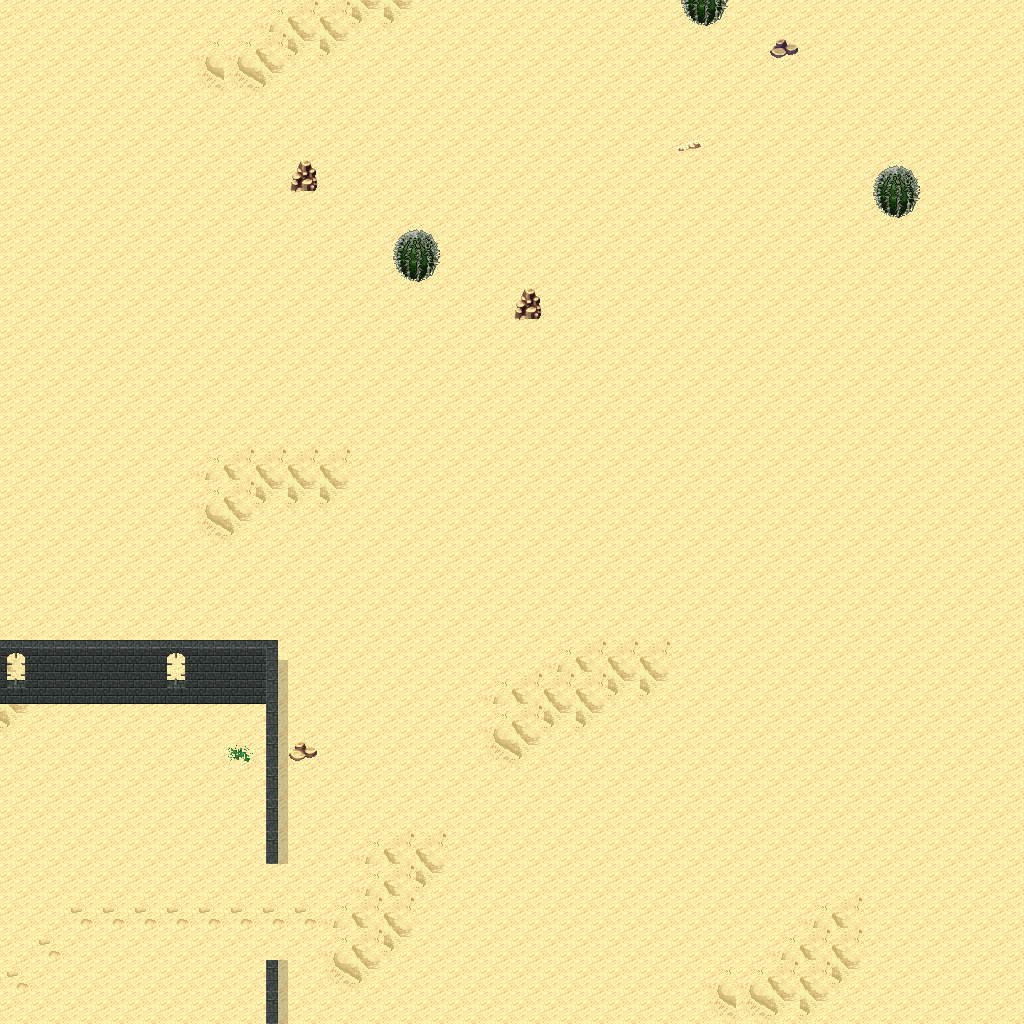

The image is a tile-based game level rendered from a .tmx file. Its description and source (layers, tilesets, objects; grid data summarised) follow:
An orthogonal 32x32 tile map with 32x32 px tiles, 5 tile layers (Ground, Objects, Objects2, Above, ...), 1 hidden layer not drawn, 16 tilesets.

<map version="1.10" tiledversion="1.11.0" orientation="orthogonal" renderorder="right-down" width="32" height="32" tilewidth="32" tileheight="32" infinite="0" nextlayerid="11" nextobjectid="1">
 <tileset firstgid="1" name="logic_collision" tilewidth="32" tileheight="32" tilecount="1" columns="1">
  <image source="../drawable/logic_collision.png" width="32" height="32" />
 </tileset>
 <tileset firstgid="2" name="ground_ground" tilewidth="32" tileheight="32" tilecount="33" columns="3">
  <image source="../drawable/ground_ground.png" width="96" height="352" />
 </tileset>
 <tileset firstgid="35" name="terrain_desert" tilewidth="32" tileheight="32" tilecount="88" columns="8">
  <image source="../drawable/terrain_desert.png" width="256" height="352" />
 </tileset>
 <tileset firstgid="123" name="ground_sand_edges" tilewidth="32" tileheight="32" tilecount="15" columns="5">
  <image source="../drawable/ground_sand_edges.png" width="160" height="96" />
 </tileset>
 <tileset firstgid="138" name="ground_sand_2" tilewidth="32" tileheight="32" tilecount="15" columns="5">
  <image source="../drawable/ground_sand_2.png" width="160" height="96" />
 </tileset>
 <tileset firstgid="153" name="building_stone_ruins" tilewidth="32" tileheight="32" tilecount="72" columns="6">
  <image source="../drawable/building_stone_ruins.png" width="192" height="384" />
 </tileset>
 <tileset firstgid="225" name="item_statue_blackened_column" tilewidth="32" tileheight="32" tilecount="4" columns="1">
  <image source="../drawable/item_statue_blackened_column.png" width="32" height="128" />
 </tileset>
 <tileset firstgid="229" name="item_statue_skull_carving" tilewidth="32" tileheight="32" tilecount="4" columns="2">
  <image source="../drawable/item_statue_skull_carving.png" width="64" height="64" />
 </tileset>
 <tileset firstgid="233" name="item_statue_skullpedestal" tilewidth="32" tileheight="32" tilecount="2" columns="1">
  <image source="../drawable/item_statue_skullpedestal.png" width="32" height="64" />
 </tileset>
 <tileset firstgid="235" name="plant_tree_banana_tree" tilewidth="32" tileheight="32" tilecount="40" columns="4">
  <image source="../drawable/plant_tree_banana_tree.png" width="128" height="320" />
 </tileset>
 <tileset firstgid="275" name="plant_tree_palm_tree" tilewidth="32" tileheight="32" tilecount="6" columns="2">
  <image source="../drawable/plant_tree_palm_tree.png" width="64" height="96" />
 </tileset>
 <tileset firstgid="281" name="plant_tree_palm_trees" tilewidth="32" tileheight="32" tilecount="40" columns="4">
  <image source="../drawable/plant_tree_palm_trees.png" width="128" height="320" />
 </tileset>
 <tileset firstgid="321" name="plant_bush_large_green" tilewidth="32" tileheight="32" tilecount="9" columns="3">
  <image source="../drawable/plant_bush_large_green.png" width="96" height="96" />
 </tileset>
 <tileset firstgid="330" name="plant_cactus" tilewidth="32" tileheight="32" tilecount="2" columns="1">
  <image source="../drawable/plant_cactus.png" width="32" height="64" />
 </tileset>
 <tileset firstgid="332" name="plant_lily_pads" tilewidth="32" tileheight="32" tilecount="2" columns="1">
  <image source="../drawable/plant_lily_pads.png" width="32" height="64" />
 </tileset>
 <tileset firstgid="334" name="plant_round_cactuses" tilewidth="32" tileheight="32" tilecount="20" columns="10">
  <image source="../drawable/plant_round_cactuses.png" width="320" height="64" />
 </tileset>
 <layer id="1" name="Ground" width="32" height="32">
  <data>[1024 cells, 1024 non-empty, 7 distinct tile ids]</data>
 </layer>
 <layer id="2" name="Objects" width="32" height="32">
  <data>[1024 cells, 27 non-empty, 10 distinct tile ids]</data>
 </layer>
 <layer id="3" name="Objects2" width="32" height="32">
  <data>[1024 cells, 0 non-empty, 0 distinct tile ids]</data>
 </layer>
 <layer id="4" name="Above" width="32" height="32">
  <data>[1024 cells, 13 non-empty, 5 distinct tile ids]</data>
 </layer>
 <layer id="5" name="Above2" width="32" height="32">
  <data>[1024 cells, 0 non-empty, 0 distinct tile ids]</data>
 </layer>
 <layer id="6" name="Walkable" width="32" height="32" visible="0">
  <data>[1024 cells, 24 non-empty, 1 distinct tile ids]</data>
 </layer>
 <objectgroup id="7" name="Mapevents" />
 <objectgroup id="8" name="Spawn" />
 <objectgroup id="9" name="Keys" />
 <objectgroup id="10" name="Replace" />
</map>
